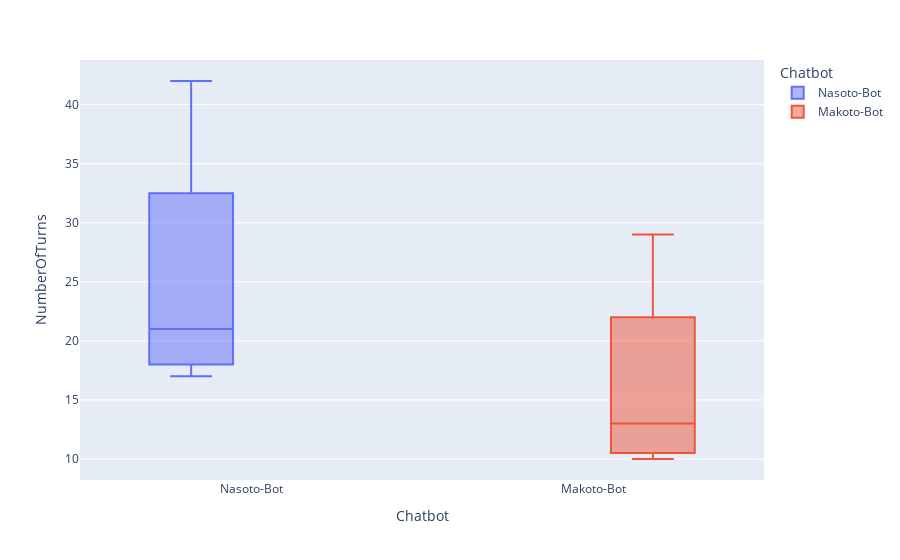

The notebook cell this image was saved under:
### Markdown cell above
## BoxPlot Number of Turns

### Code cell
fig = px.box(df_cd , "Chatbot", "NumberOfTurns", "Chatbot")
fig.update_traces(quartilemethod="exclusive") # or "inclusive", or "linear" by default
fig.show()

### Figure 1 — Plotly figure (JSON) as saved in the notebook; plotly's stock layout.template omitted (floating-point values rounded to 4 significant figures)
{"data": [{"alignmentgroup": "True", "hovertemplate": "Chatbot=%{x}<br>NumberOfTurns=%{y}<extra></extra>", "legendgroup": "Nasoto-Bot", "marker": {"color": "#636efa"}, "name": "Nasoto-Bot", "notched": false, "offsetgroup": "Nasoto-Bot", "orientation": "v", "quartilemethod": "exclusive", "showlegend": true, "type": "box", "x": ["Nasoto-Bot", "Nasoto-Bot", "Nasoto-Bot", "Nasoto-Bot"], "x0": " ", "xaxis": "x", "y": [19, 42, 23, 17], "y0": " ", "yaxis": "y"}, {"alignmentgroup": "True", "hovertemplate": "Chatbot=%{x}<br>NumberOfTurns=%{y}<extra></extra>", "legendgroup": "Makoto-Bot", "marker": {"color": "#EF553B"}, "name": "Makoto-Bot", "notched": false, "offsetgroup": "Makoto-Bot", "orientation": "v", "quartilemethod": "exclusive", "showlegend": true, "type": "box", "x": ["Makoto-Bot", "Makoto-Bot", "Makoto-Bot", "Makoto-Bot"], "x0": " ", "xaxis": "x", "y": [10, 29, 11, 15], "y0": " ", "yaxis": "y"}], "layout": {"boxmode": "group", "legend": {"title": {"text": "Chatbot"}, "tracegroupgap": 0}, "margin": {"t": 60}, "xaxis": {"anchor": "y", "categoryarray": ["Nasoto-Bot", "Makoto-Bot"], "categoryorder": "array", "domain": [0, 1], "title": {"text": "Chatbot"}}, "yaxis": {"anchor": "x", "domain": [0, 1], "title": {"text": "NumberOfTurns"}}}}
